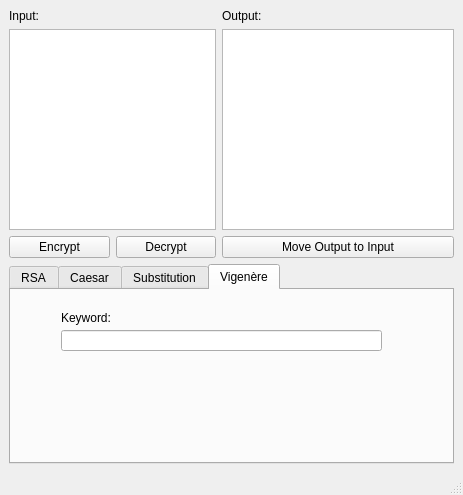
<?xml version="1.0" encoding="UTF-8"?>
<ui version="4.0">
 <class>MainWindow</class>
 <widget class="QMainWindow" name="MainWindow">
  <property name="geometry">
   <rect>
    <x>0</x>
    <y>0</y>
    <width>463</width>
    <height>495</height>
   </rect>
  </property>
  <property name="windowTitle">
   <string>Encryption GUI</string>
  </property>
  <widget class="QWidget" name="centralwidget">
   <layout class="QGridLayout" name="gridLayout">
    <item row="0" column="0">
     <widget class="QLabel" name="inputLabel">
      <property name="text">
       <string>Input:</string>
      </property>
      <property name="buddy">
       <cstring>inputField</cstring>
      </property>
     </widget>
    </item>
    <item row="0" column="2">
     <widget class="QLabel" name="outputLabel">
      <property name="text">
       <string>Output:</string>
      </property>
      <property name="buddy">
       <cstring>outputField</cstring>
      </property>
     </widget>
    </item>
    <item row="1" column="0" colspan="2">
     <widget class="QPlainTextEdit" name="inputField"/>
    </item>
    <item row="1" column="2">
     <widget class="QPlainTextEdit" name="outputField"/>
    </item>
    <item row="2" column="0">
     <widget class="QPushButton" name="encryptButton">
      <property name="text">
       <string>Encrypt</string>
      </property>
     </widget>
    </item>
    <item row="2" column="1">
     <widget class="QPushButton" name="decryptButton">
      <property name="text">
       <string>Decrypt</string>
      </property>
     </widget>
    </item>
    <item row="2" column="2">
     <widget class="QPushButton" name="moveInputToOutput">
      <property name="text">
       <string>Move Output to Input</string>
      </property>
     </widget>
    </item>
    <item row="3" column="0" colspan="3">
     <widget class="QTabWidget" name="encryptionOptions">
      <property name="toolTipDuration">
       <number>0</number>
      </property>
      <property name="currentIndex">
       <number>3</number>
      </property>
      <widget class="QWidget" name="rsa">
       <attribute name="title">
        <string>RSA</string>
       </attribute>
       <widget class="QPushButton" name="rsaKeyPairGeneration">
        <property name="geometry">
         <rect>
          <x>20</x>
          <y>30</y>
          <width>111</width>
          <height>24</height>
         </rect>
        </property>
        <property name="text">
         <string>Generate Key Pair</string>
        </property>
       </widget>
       <widget class="QLineEdit" name="publicEncryptionKeyLineEdit_2">
        <property name="geometry">
         <rect>
          <x>280</x>
          <y>70</y>
          <width>71</width>
          <height>22</height>
         </rect>
        </property>
       </widget>
       <widget class="QLineEdit" name="privateEncryptionKeyLineEdit_2">
        <property name="geometry">
         <rect>
          <x>280</x>
          <y>100</y>
          <width>71</width>
          <height>22</height>
         </rect>
        </property>
       </widget>
       <widget class="QLabel" name="publicEncryptionKeyLabel">
        <property name="geometry">
         <rect>
          <x>21</x>
          <y>71</y>
          <width>121</width>
          <height>16</height>
         </rect>
        </property>
        <property name="text">
         <string>Public (Encryption) Key</string>
        </property>
        <property name="buddy">
         <cstring>publicEncryptionKeyLineEdit</cstring>
        </property>
       </widget>
       <widget class="QLineEdit" name="privateDecryptionKeyLineEdit">
        <property name="geometry">
         <rect>
          <x>157</x>
          <y>99</y>
          <width>93</width>
          <height>22</height>
         </rect>
        </property>
       </widget>
       <widget class="QLineEdit" name="publicEncryptionKeyLineEdit">
        <property name="geometry">
         <rect>
          <x>157</x>
          <y>71</y>
          <width>93</width>
          <height>22</height>
         </rect>
        </property>
       </widget>
       <widget class="QLabel" name="privateDecryptionKeyLabel">
        <property name="geometry">
         <rect>
          <x>21</x>
          <y>99</y>
          <width>130</width>
          <height>16</height>
         </rect>
        </property>
        <property name="text">
         <string>Private (Decryption) Key:</string>
        </property>
        <property name="buddy">
         <cstring>privateDecryptionKeyLineEdit</cstring>
        </property>
       </widget>
      </widget>
      <widget class="QWidget" name="Caesar">
       <attribute name="title">
        <string>Caesar</string>
       </attribute>
       <widget class="QLabel" name="caesarKeyLabel">
        <property name="geometry">
         <rect>
          <x>120</x>
          <y>60</y>
          <width>121</width>
          <height>16</height>
         </rect>
        </property>
        <property name="text">
         <string>Shift Amount (key): </string>
        </property>
       </widget>
       <widget class="QSpinBox" name="caesarSpinBox">
        <property name="geometry">
         <rect>
          <x>230</x>
          <y>60</y>
          <width>71</width>
          <height>22</height>
         </rect>
        </property>
        <property name="maximum">
         <number>26</number>
        </property>
       </widget>
      </widget>
      <widget class="QWidget" name="substitution">
       <attribute name="title">
        <string>Substitution</string>
       </attribute>
       <widget class="QLabel" name="substitutionLabel">
        <property name="geometry">
         <rect>
          <x>130</x>
          <y>20</y>
          <width>101</width>
          <height>16</height>
         </rect>
        </property>
        <property name="text">
         <string>Alphabetic Key:</string>
        </property>
       </widget>
       <widget class="QLineEdit" name="substitutionKeyTextField">
        <property name="geometry">
         <rect>
          <x>130</x>
          <y>40</y>
          <width>161</width>
          <height>21</height>
         </rect>
        </property>
       </widget>
       <widget class="QPushButton" name="genSubstituteKeyButton">
        <property name="geometry">
         <rect>
          <x>130</x>
          <y>80</y>
          <width>161</width>
          <height>24</height>
         </rect>
        </property>
        <property name="text">
         <string>Generate Random Key</string>
        </property>
       </widget>
      </widget>
      <widget class="QWidget" name="vigenere">
       <attribute name="title">
        <string>Vigenère</string>
       </attribute>
       <widget class="QLabel" name="substitutionLabel_2">
        <property name="geometry">
         <rect>
          <x>50</x>
          <y>20</y>
          <width>61</width>
          <height>16</height>
         </rect>
        </property>
        <property name="text">
         <string>Keyword:</string>
        </property>
       </widget>
       <widget class="QLineEdit" name="vigenereKeyTextField">
        <property name="geometry">
         <rect>
          <x>50</x>
          <y>40</y>
          <width>321</width>
          <height>21</height>
         </rect>
        </property>
       </widget>
      </widget>
     </widget>
    </item>
   </layout>
  </widget>
  <widget class="QStatusBar" name="statusbar"/>
 </widget>
 <resources/>
 <connections/>
</ui>
